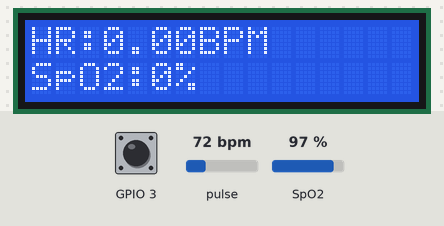
A sketch run on a simulated ESP8266 (NodeMCU). Shown: 16×2 character LCD. The test bench sets the inputs (shaded band); at power-on: pulse 72 bpm, SpO2 97 %, GPIO 3 HIGH. WiFi joins after 1.5 s; servers stay silent unless stated; what the sketch prints to the serial monitor is not drawn.

Above: at 3.0 s.
3.1 s: pulse set to 42 bpm
At 5.4 s:
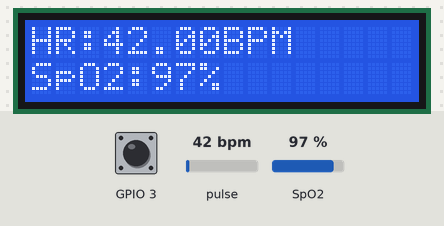
6.2 s: SpO2 set to 80 %
At 7.5 s:
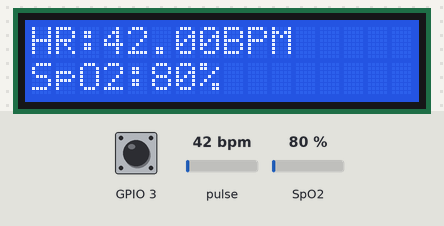
8.4 s: pulse set to 70 bpm
At 9.5 s:
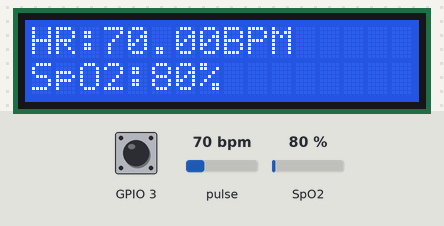
10.4 s: SpO2 set to 85 %
At 11.6 s:
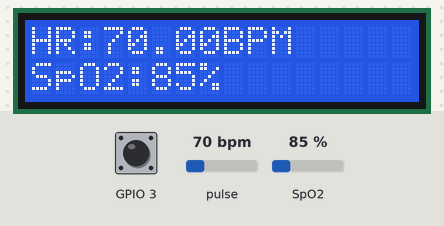
Timing chart, 0 to 13.4 s (numbered marks = the images above; inputs shaded):
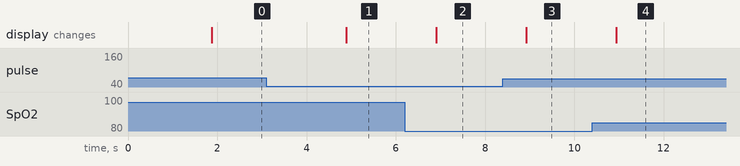

Measured:
- after the input at 3.1 s, the display: changes after 1.8 s (image 1)
- after the input at 6.2 s, the display: changes after 0.71 s (image 2)
- after the input at 8.4 s, the display: changes after 0.52 s (image 3)
- after the input at 10.4 s, the display: changes after 0.54 s (image 4)

The sketch:

DoNhipTim_Oxi1.ino
```cpp
#include <Blynk.h>
#include <LiquidCrystal.h>
#include <Wire.h>
#include <ESP8266WiFi.h>
#include <BlynkSimpleEsp8266.h>
#include "MAX30100_PulseOximeter.h"
#define REPORTING_PERIOD_MS     1000
#define BLYNK_PRINT Serial
#define BLYNK_TEMPLATE_ID "TMPL6ifO0MF2w"
#define BLYNK_TEMPLATE_NAME "t3 do nhip tim"
LiquidCrystal lcd(D0, D7, D6, D5, D4, D3);

PulseOximeter pox;
uint32_t tsLastReport = 0;
byte lastState = LOW;  // trạng thái cuối
byte currentState;     // trạng thái hiện tại
byte flagStateChange = HIGH; // cờ thay đổi trạng thái

unsigned long lastDebounceTime = 0;
char auth[] = "_Z7LlSWsV20-RGrC-Ji35-D6cyagedIc";             // Authentication Token Sent by Blynk
char ssid[] = "Hieunv";        //WiFi SSID
char pass[] = "0356976299";        //WiFi Password
void onBeatDetected()
{
    Serial.println("Beat!");
}

void setup()
{
    Serial.begin(115200);
    Serial.print("Dang tinh toan");
    lcd.begin(16,2);
    Blynk.begin(auth, ssid, pass);
    // Initialize the PulseOximeter instance
    // Failures are generally due to an improper I2C wiring, missing power supply
    // or wrong target chip
    if (!pox.begin()) {
        Serial.println("FAILED");
        for(;;);
    } else {
        Serial.println("SUCCESS");
    }
    pox.setIRLedCurrent(MAX30100_LED_CURR_7_6MA);
    pox.setOnBeatDetectedCallback(onBeatDetected);
    pinMode(3,INPUT);
    pinMode(1,INPUT);
}
void kiemTra(){
  if(digitalRead(3)==LOW){
      delay(100);
      if(digitalRead(3)==LOW){
        while(true){
           currentState = digitalRead(1);

          // kiểm tra nút có nhấn không
          if (currentState != flagStateChange) {// nếu nút nhấn (currentState=LOW)

            lastDebounceTime = millis();// lấy thời điểm nhấn nút

            flagStateChange = currentState;// đặc lại giá trị cho cờ
          }

          //sau 50ms từ lúc nhấn nút thì chạy vào đây
          if ((millis() - lastDebounceTime) > 10000) { // cái này để bỏ qua khoảng nhiễu nhấn nút
            {
              if (lastState == HIGH && currentState == LOW) {// cái này chạy khi nhấn xuống
                break;
              }

              lastState = currentState;//đặt lại trạng thái cuối
            }
          }
        }
      }

    }

}
void loop()
{
      kiemTra();
      pox.update();
      Blynk.run();
      if (millis() - tsLastReport > REPORTING_PERIOD_MS) {
      lcd.setCursor(0, 0);
      lcd.clear();
      lcd.print("HR:");
      lcd.print(pox.getHeartRate());
      lcd.print("BPM");

      lcd.setCursor(0, 1);
      lcd.print("SpO2:");
      lcd.print(pox.getSpO2());
      lcd.print("%");

      Blynk.virtualWrite(V1, pox.getHeartRate());
      Blynk.virtualWrite(V2, pox.getSpO2());
      tsLastReport = millis();
    }
}
```
